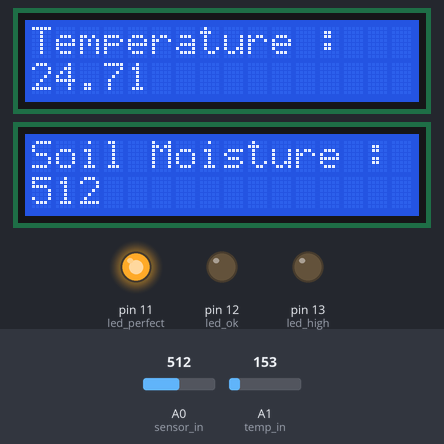
The sketch below on a simulated Arduino Uno, built with avr-gcc and run on an emulated ATmega328P. On the bench: 2 × 16×2 character LCD, output pins drawn as LEDs (lit = HIGH). The test bench sets the inputs (shaded band); at power-on: A1 (temp_in) = 153, A0 (sensor_in) = 512.

Above: at 1.3 s.
1.4 s: A1 (temp_in) set to 180
At 2.8 s:
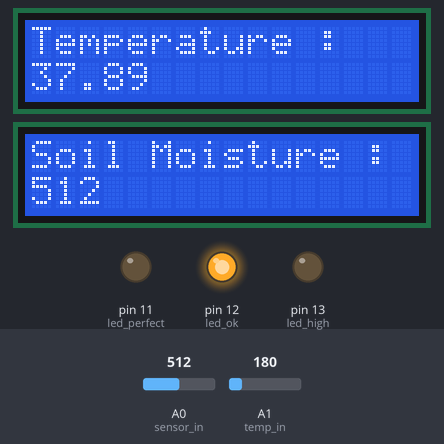
7.4 s: A0 (sensor_in) set to 653
At 8.7 s:
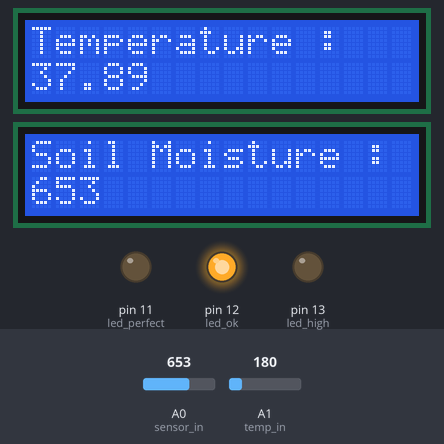
11.8 s: A0 (sensor_in) set to 686
At 13.9 s:
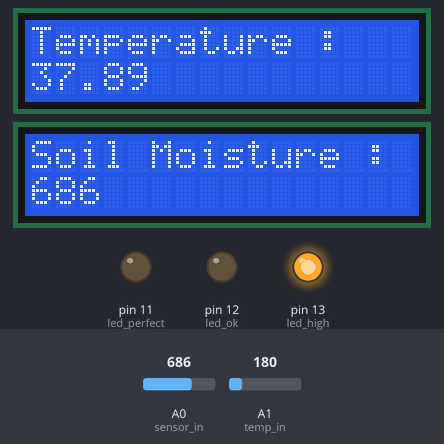
17.8 s: A1 (temp_in) set to 175
At 19.8 s:
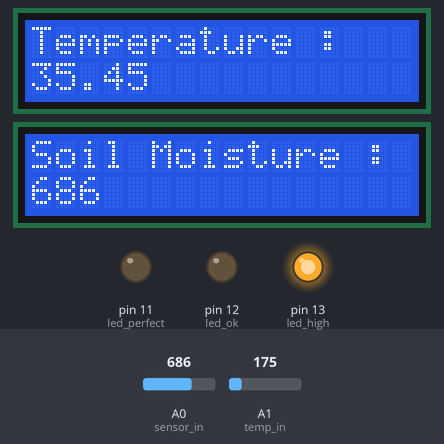
22.0 s: A1 (temp_in) set to 165
At 23.8 s:
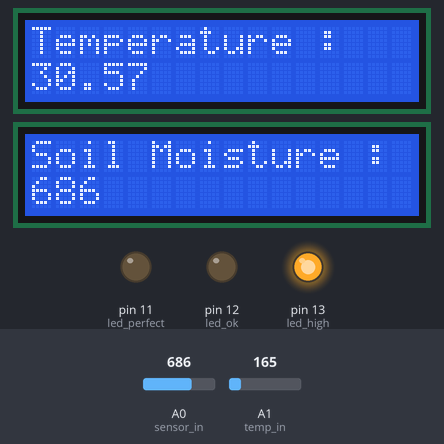
26.1 s: A0 (sensor_in) set to 660
At 27.7 s:
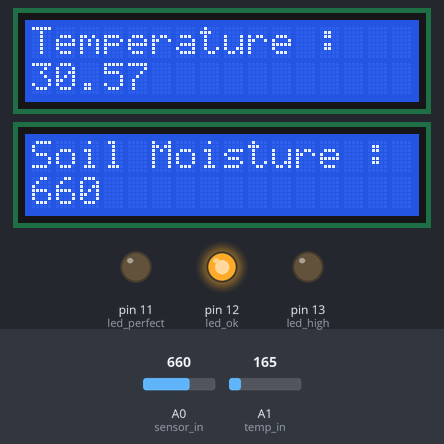
Timing chart, 0 to 29.2 s (numbered marks = the images above; inputs shaded):
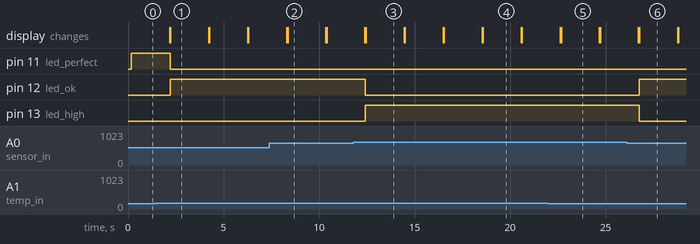

The sketch:

Code_01.ino
```cpp
#include <LiquidCrystal_I2C.h>
#include <Wire.h>

/**************************************
Soil Moisture detection system using
Integrated temperature sensor to check
whether the soil is healthy enough
for planting crops.

Author : Aadin Zeeshan
Date : 06/02/2024
**************************************/

// Define pin numbers
int led_high = 13;
int led_ok = 12;
int led_perfect = 11;
int sensor_in = A0;
int temp_in = A1;
int sensor_value;
float temp;

// Initialize LCDs
LiquidCrystal_I2C lcd(0x21,16,2);
LiquidCrystal_I2C lcd2(0x22,16,2);

// Function to turn LED to green
void turn_green(){
  digitalWrite(led_ok,LOW);
  digitalWrite(led_high,LOW);
  digitalWrite(led_perfect,HIGH);
}

// Function to turn LED to yellow
void turn_yellow(){
  digitalWrite(led_ok,HIGH);
  digitalWrite(led_high,LOW);
  digitalWrite(led_perfect,LOW);
}

// Function to turn LED to red
void turn_red(){
  digitalWrite(led_ok,LOW);
  digitalWrite(led_high,HIGH);
  digitalWrite(led_perfect,LOW);
}

void setup()
{
  // Set LED pins as OUTPUT
  pinMode(led_high,OUTPUT);
  pinMode(led_ok,OUTPUT);
  pinMode(led_perfect,OUTPUT);

  // Initialize LCDs
  lcd.init();
  lcd.backlight();

  lcd2.init();
  lcd2.backlight();
}

void loop()
{
  // Print temperature label on LCD
  lcd.setCursor(0,0);
  lcd.print("Temperature : ");

  // Print soil moisture label on LCD
  lcd2.setCursor(0,0);
  lcd2.print("Soil Moisture : ");

  // Read sensor values
  sensor_value = analogRead(sensor_in);
  temp = (((analogRead(temp_in)*5.0)/1024.0) -0.5) * 100;

  // Check soil moisture levels and temperature to determine LED color
  if(sensor_value >= 0 && sensor_value <=300){
    turn_red();
  }

  if(sensor_value>300 && sensor_value <370){
    turn_yellow();
  }
  if(sensor_value>=370 && sensor_value <=600){
    if(temp>=20 && temp<=30){
      turn_green();
    }
    else{
      turn_yellow();
   }
  }
  if(sensor_value>600 && sensor_value <=670){
    turn_yellow();
  }
  if(sensor_value > 670){
    turn_red();
  }

  // Print temperature and soil moisture values on LCDs
  lcd.setCursor(0,1);
  lcd.print(temp);
  lcd2.setCursor(0,1);
  lcd2.print(sensor_value);

  // Delay for 2 seconds before clearing LCDs
  delay(2000);
  lcd.clear();
  lcd2.clear();
}
```

Measured:
- the behaviour switches between 163 and 164 on A1 (temp_in) (found by bisection; images 0 and 1)
- the behaviour switches between 670 and 671 on A0 (sensor_in) (found by bisection; images 2 and 3)
- after the input at 1.4 s, pin 11 (led_perfect): HIGH → LOW after 0.80 s; pin 12 (led_ok): LOW → HIGH after 0.80 s; the display: first differs from a run without the input after 0.81 s (image 1)
- after the input at 7.4 s, the display: first differs from a run without the input after 0.95 s (image 2)
- after the input at 11.8 s, pin 12 (led_ok): HIGH → LOW after 0.63 s; pin 13 (led_high): LOW → HIGH after 0.63 s; the display: first differs from a run without the input after 0.64 s (image 3)
- after the input at 17.8 s, the display: first differs from a run without the input after 0.77 s (image 4)
- after the input at 22.0 s, the display: first differs from a run without the input after 0.66 s (image 5)
- after the input at 26.1 s, pin 12 (led_ok): LOW → HIGH after 0.64 s; pin 13 (led_high): HIGH → LOW after 0.64 s; the display: first differs from a run without the input after 0.65 s (image 6)
